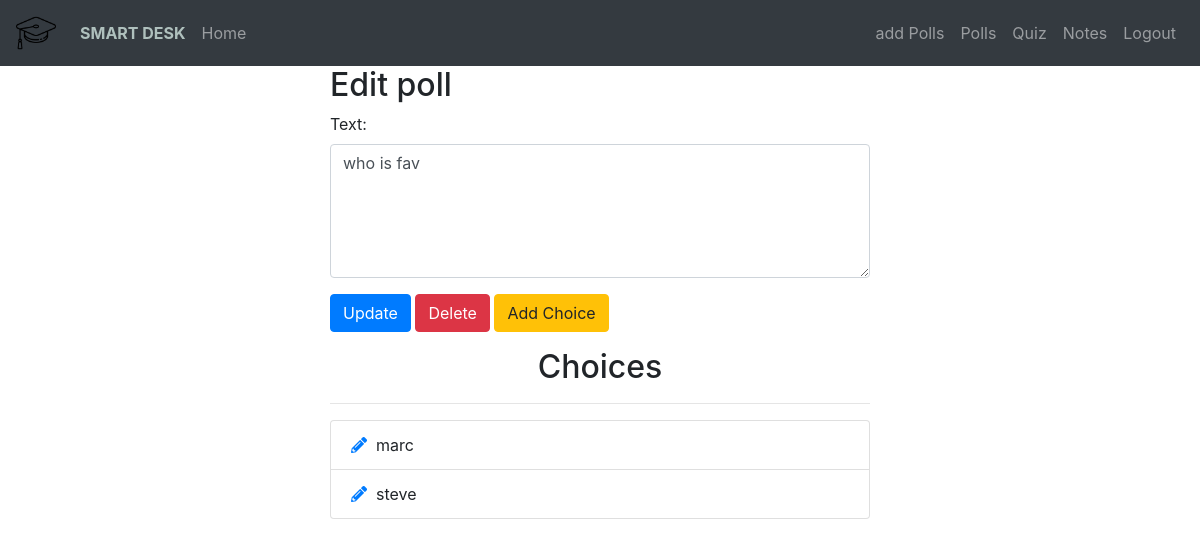
The app's page /polls/edit/5/ (signed in) with its own data.
### polls/models.py (models this page shows, shortened)
class Poll(models.Model):
    owner = models.ForeignKey(User, on_delete=models.CASCADE)
    text = models.TextField()
    pub_date = models.DateTimeField(default=timezone.now)
    active = models.BooleanField(default=True)

class Choice(models.Model):
    poll = models.ForeignKey(Poll, on_delete=models.CASCADE)
    choice_text = models.CharField(max_length=255)

### polls/views.py (the view)
# urls.py: path('edit/<int:poll_id>/', views.polls_edit, name='edit'),
@login_required
def polls_edit(request, poll_id):
    poll = get_object_or_404(Poll, pk=poll_id)
    if request.user != poll.owner:
        return redirect('home')
    if request.method == 'POST':
        form = EditPollForm(request.POST, instance=poll)
        if form.is_valid:
            form.save()
            messages.success(request, "Poll Updated successfully.",
                             extra_tags='alert alert-success alert-dismissible fade show')
            return redirect("polls:list")
    else:
        form = EditPollForm(instance=poll)
    return render(request, "polls/poll_edit.html", {'form': form, 'poll': poll})

### polls/forms.py
class EditPollForm(forms.ModelForm):
    class Meta:
        model = Poll
        fields = ['text', ]
        widgets = {
            'text': forms.Textarea(attrs={'class': 'form-control', 'rows': 5, 'cols': 20}),
        }

### polls/templates/polls/poll_edit.html (shortened to what this page needs)
{% extends 'base.html' %}
{% block content %}
<div class="container">
    <div class="row center">
        <div class="col-md-6 offset-md-3">
            <h2>Edit poll</h2>
            <form action="" method="POST">
                {% for field in form %}
                <div class="form-group">
                    {{ field.label_tag }}
                    {{ field }}
                </div>
                {% endfor %}
                <button type="submit" class="btn btn-primary">Update</button>
                <a class="btn btn-danger" href="{% url 'polls:delete_poll' poll.id %}" role="button" onclick="return confirm('Are you sure?')">Delete</a>
                <a class="btn btn-warning" href="{% url 'polls:add_choice' poll.id %}" role="button">Add Choice</a>
            </form>
            <div class="choices">
                <h2 class="text-center mt-3">Choices</h2>
                <hr>
                <ul class="list-group">
                    {% for choice in poll.choice_set.all %}
                    <li class="list-group-item"><a href="{% url 'polls:choice_edit' choice.id %}"><i class="fas fa-pencil-alt"></i></a>&nbsp
                        {{ choice.choice_text }}</li>
                    {% endfor %}
                </ul>
            </div>
        </div>
    </div>
</div>
{% endblock %}

### records on screen
Poll: form "who is fav"
Choice: choice_text "marc"
Choice: choice_text "steve"

### other values on screen
{{ field.label_tag }} "Text:"
